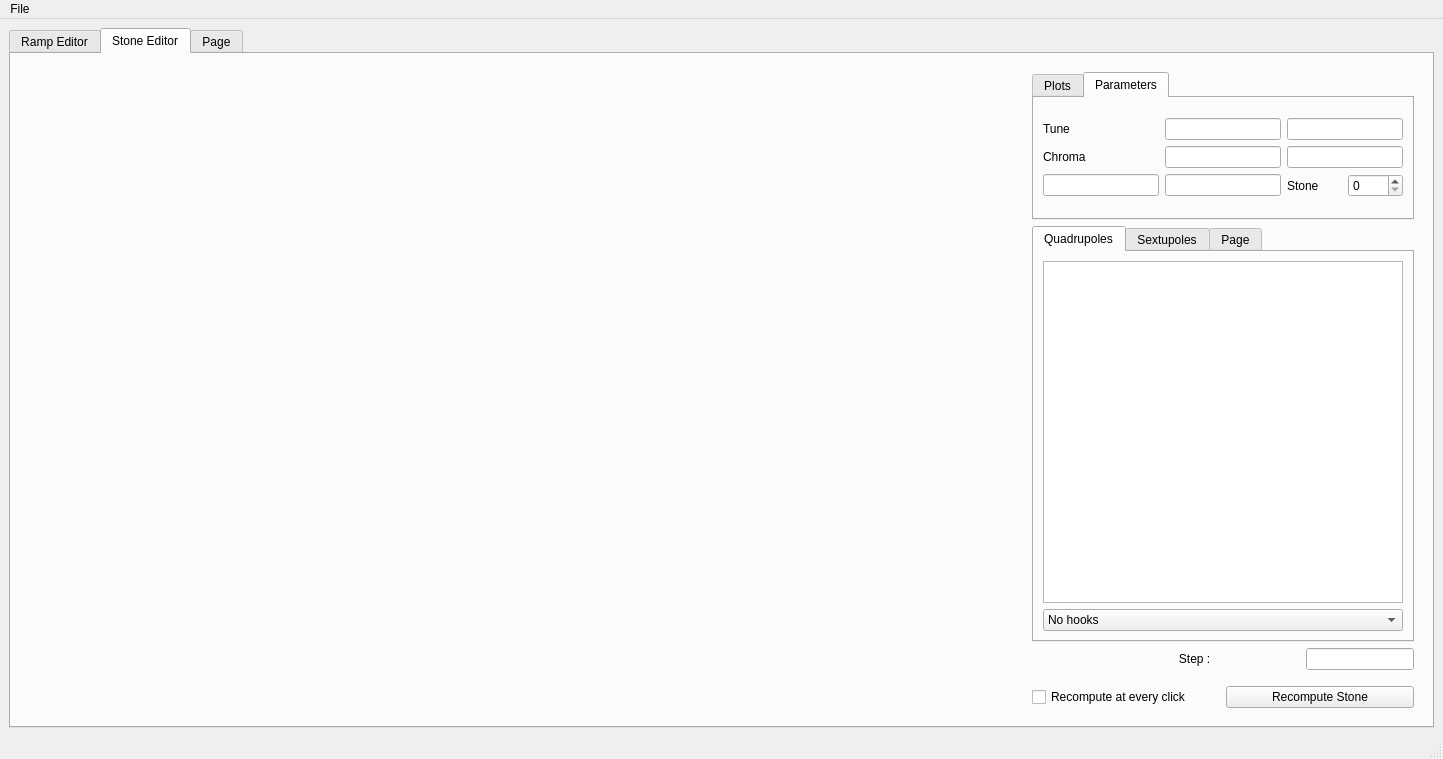
<?xml version="1.0" encoding="UTF-8"?>
<ui version="4.0">
 <class>MainWindow</class>
 <widget class="QMainWindow" name="MainWindow">
  <property name="geometry">
   <rect>
    <x>0</x>
    <y>0</y>
    <width>1443</width>
    <height>759</height>
   </rect>
  </property>
  <property name="windowTitle">
   <string>MainWindow</string>
  </property>
  <widget class="QWidget" name="centralwidget">
   <layout class="QGridLayout" name="gridLayout">
    <item row="0" column="0">
     <widget class="QTabWidget" name="tabWidget">
      <property name="currentIndex">
       <number>1</number>
      </property>
      <widget class="QWidget" name="tab_RampEditor">
       <attribute name="title">
        <string>Ramp Editor</string>
       </attribute>
       <layout class="QHBoxLayout" name="horizontalLayout_2">
        <item>
         <widget class="QWidget" name="RampEditor_mpl" native="true">
          <layout class="QVBoxLayout" name="RampEditor_mpl_vl"/>
         </widget>
        </item>
        <item>
         <widget class="QWidget" name="widget_2" native="true">
          <property name="maximumSize">
           <size>
            <width>400</width>
            <height>16777215</height>
           </size>
          </property>
          <layout class="QVBoxLayout" name="verticalLayout">
           <item>
            <widget class="QListWidget" name="Qlist_PlotSelectorRamp">
             <property name="sizePolicy">
              <sizepolicy hsizetype="Expanding" vsizetype="Expanding">
               <horstretch>0</horstretch>
               <verstretch>1</verstretch>
              </sizepolicy>
             </property>
             <item>
              <property name="text">
               <string>Momentum</string>
              </property>
             </item>
             <item>
              <property name="text">
               <string>Gamma transition</string>
              </property>
             </item>
             <item>
              <property name="text">
               <string>Tune</string>
              </property>
             </item>
             <item>
              <property name="text">
               <string>Chromaticity</string>
              </property>
             </item>
            </widget>
           </item>
           <item>
            <layout class="QFormLayout" name="Ramp_parameters">
             <property name="topMargin">
              <number>5</number>
             </property>
             <item row="0" column="0">
              <widget class="QLabel" name="label_6">
               <property name="text">
                <string>Ramp name</string>
               </property>
              </widget>
             </item>
             <item row="0" column="1">
              <widget class="QLineEdit" name="RampParm_name"/>
             </item>
             <item row="1" column="0">
              <widget class="QLabel" name="label_7">
               <property name="text">
                <string>Particle</string>
               </property>
              </widget>
             </item>
             <item row="2" column="0">
              <widget class="QLabel" name="label_8">
               <property name="text">
                <string>Number of stones</string>
               </property>
              </widget>
             </item>
             <item row="3" column="0">
              <widget class="QLabel" name="label_9">
               <property name="text">
                <string>Length (s)</string>
               </property>
              </widget>
             </item>
             <item row="1" column="1">
              <widget class="QComboBox" name="RampParm_particle">
               <item>
                <property name="text">
                 <string>proton</string>
                </property>
               </item>
               <item>
                <property name="text">
                 <string>deuteron</string>
                </property>
               </item>
              </widget>
             </item>
             <item row="2" column="1">
              <widget class="QLineEdit" name="RampParm_Nstones">
               <property name="readOnly">
                <bool>true</bool>
               </property>
              </widget>
             </item>
             <item row="3" column="1">
              <widget class="QLineEdit" name="RampParm_length">
               <property name="readOnly">
                <bool>true</bool>
               </property>
              </widget>
             </item>
             <item row="4" column="0">
              <widget class="QLabel" name="label">
               <property name="text">
                <string>Stone energy (MeV/c)</string>
               </property>
              </widget>
             </item>
             <item row="4" column="1">
              <widget class="QLineEdit" name="StoneParm_energy"/>
             </item>
             <item row="5" column="0">
              <widget class="QLabel" name="label_10">
               <property name="text">
                <string>Timing (ms)</string>
               </property>
              </widget>
             </item>
             <item row="5" column="1">
              <widget class="QLineEdit" name="StoneParm_timing"/>
             </item>
            </layout>
           </item>
           <item>
            <layout class="QHBoxLayout" name="horizontalLayout_7">
             <property name="topMargin">
              <number>5</number>
             </property>
             <item>
              <widget class="QLabel" name="label_2">
               <property name="text">
                <string>Stone list</string>
               </property>
              </widget>
             </item>
             <item>
              <widget class="QPushButton" name="RecomputeRampNow">
               <property name="text">
                <string>Recompute All</string>
               </property>
              </widget>
             </item>
            </layout>
           </item>
           <item>
            <widget class="QListWidget" name="Qlist_StoneManipulator">
             <property name="sizePolicy">
              <sizepolicy hsizetype="Expanding" vsizetype="Expanding">
               <horstretch>0</horstretch>
               <verstretch>1</verstretch>
              </sizepolicy>
             </property>
            </widget>
           </item>
           <item>
            <widget class="QLabel" name="label_3">
             <property name="text">
              <string>Selected stone details</string>
             </property>
            </widget>
           </item>
           <item>
            <layout class="QHBoxLayout" name="StoneButtons" stretch="0,0,0,0">
             <item>
              <widget class="QPushButton" name="Up">
               <property name="text">
                <string>Up</string>
               </property>
              </widget>
             </item>
             <item>
              <widget class="QPushButton" name="Down">
               <property name="text">
                <string>Down</string>
               </property>
              </widget>
             </item>
             <item>
              <widget class="QPushButton" name="Copy">
               <property name="text">
                <string>Copy</string>
               </property>
              </widget>
             </item>
             <item>
              <widget class="QPushButton" name="Remove">
               <property name="text">
                <string>Remove</string>
               </property>
              </widget>
             </item>
            </layout>
           </item>
           <item>
            <widget class="QTextEdit" name="CommentStone">
             <property name="sizePolicy">
              <sizepolicy hsizetype="Expanding" vsizetype="Expanding">
               <horstretch>0</horstretch>
               <verstretch>1</verstretch>
              </sizepolicy>
             </property>
            </widget>
           </item>
          </layout>
         </widget>
        </item>
       </layout>
      </widget>
      <widget class="QWidget" name="tab_StoneEditor">
       <attribute name="title">
        <string>Stone Editor</string>
       </attribute>
       <layout class="QHBoxLayout" name="horizontalLayout_3">
        <item>
         <widget class="QWidget" name="StoneEditor_mpl" native="true">
          <layout class="QVBoxLayout" name="StoneEditor_mpl_vl"/>
         </widget>
        </item>
        <item>
         <widget class="QWidget" name="widget_3" native="true">
          <property name="maximumSize">
           <size>
            <width>400</width>
            <height>16777215</height>
           </size>
          </property>
          <layout class="QVBoxLayout" name="verticalLayout_2">
           <item>
            <widget class="QTabWidget" name="tabWidget_3">
             <property name="currentIndex">
              <number>1</number>
             </property>
             <widget class="QWidget" name="tab_2">
              <attribute name="title">
               <string>Plots</string>
              </attribute>
              <layout class="QHBoxLayout" name="horizontalLayout_8">
               <item>
                <layout class="QVBoxLayout" name="verticalLayout_7">
                 <item>
                  <widget class="QListWidget" name="Qlist_PlotSelectorStone">
                   <property name="sizePolicy">
                    <sizepolicy hsizetype="Expanding" vsizetype="Expanding">
                     <horstretch>0</horstretch>
                     <verstretch>0</verstretch>
                    </sizepolicy>
                   </property>
                   <property name="maximumSize">
                    <size>
                     <width>16777215</width>
                     <height>100</height>
                    </size>
                   </property>
                   <property name="baseSize">
                    <size>
                     <width>0</width>
                     <height>0</height>
                    </size>
                   </property>
                   <item>
                    <property name="text">
                     <string>Beta</string>
                    </property>
                   </item>
                   <item>
                    <property name="text">
                     <string>Dispersion</string>
                    </property>
                   </item>
                   <item>
                    <property name="text">
                     <string>Phi</string>
                    </property>
                   </item>
                   <item>
                    <property name="text">
                     <string>Alpha</string>
                    </property>
                   </item>
                  </widget>
                 </item>
                </layout>
               </item>
              </layout>
             </widget>
             <widget class="QWidget" name="tab_3">
              <attribute name="title">
               <string>Parameters</string>
              </attribute>
              <layout class="QGridLayout" name="gridLayout_3">
               <item row="0" column="0">
                <layout class="QGridLayout" name="gridLayout_2">
                 <item row="1" column="0">
                  <widget class="QLabel" name="label_11">
                   <property name="text">
                    <string>Chroma</string>
                   </property>
                  </widget>
                 </item>
                 <item row="2" column="1">
                  <widget class="QLineEdit" name="Stone_time"/>
                 </item>
                 <item row="2" column="0">
                  <widget class="QLineEdit" name="Stone_pc"/>
                 </item>
                 <item row="1" column="1">
                  <widget class="QLineEdit" name="Stone_Qpx"/>
                 </item>
                 <item row="0" column="0">
                  <widget class="QLabel" name="label_5">
                   <property name="text">
                    <string>Tune</string>
                   </property>
                  </widget>
                 </item>
                 <item row="0" column="2">
                  <widget class="QLineEdit" name="Stone_Qy"/>
                 </item>
                 <item row="0" column="1">
                  <widget class="QLineEdit" name="Stone_Qx"/>
                 </item>
                 <item row="1" column="2">
                  <widget class="QLineEdit" name="Stone_Qpy"/>
                 </item>
                 <item row="2" column="2">
                  <layout class="QHBoxLayout" name="horizontalLayout_9">
                   <item>
                    <widget class="QLabel" name="label_12">
                     <property name="text">
                      <string>Stone</string>
                     </property>
                    </widget>
                   </item>
                   <item>
                    <widget class="QSpinBox" name="spinBox_stone"/>
                   </item>
                  </layout>
                 </item>
                </layout>
               </item>
              </layout>
             </widget>
            </widget>
           </item>
           <item>
            <widget class="QTabWidget" name="tabWidget_2">
             <property name="sizePolicy">
              <sizepolicy hsizetype="Expanding" vsizetype="Expanding">
               <horstretch>0</horstretch>
               <verstretch>1</verstretch>
              </sizepolicy>
             </property>
             <property name="currentIndex">
              <number>0</number>
             </property>
             <widget class="QWidget" name="Quad_changer">
              <attribute name="title">
               <string>Quadrupoles</string>
              </attribute>
              <layout class="QVBoxLayout" name="verticalLayout_3">
               <item>
                <widget class="QListWidget" name="Qlist_Quadrupoles">
                 <property name="sizePolicy">
                  <sizepolicy hsizetype="Expanding" vsizetype="Expanding">
                   <horstretch>0</horstretch>
                   <verstretch>0</verstretch>
                  </sizepolicy>
                 </property>
                </widget>
               </item>
               <item>
                <widget class="QComboBox" name="Qcombo_quads_link">
                 <item>
                  <property name="text">
                   <string>No hooks</string>
                  </property>
                 </item>
                 <item>
                  <property name="text">
                   <string>Arcs quads 1-3-5 and 2-4-6 hooked</string>
                  </property>
                 </item>
                 <item>
                  <property name="text">
                   <string>Arcs quads 1-5 and 2-6 hooked</string>
                  </property>
                 </item>
                </widget>
               </item>
              </layout>
             </widget>
             <widget class="QWidget" name="Sext_changer">
              <attribute name="title">
               <string>Sextupoles</string>
              </attribute>
              <layout class="QHBoxLayout" name="horizontalLayout_5">
               <item>
                <widget class="QColumnView" name="columnView"/>
               </item>
              </layout>
             </widget>
             <widget class="QWidget" name="tab">
              <attribute name="title">
               <string>Page</string>
              </attribute>
             </widget>
            </widget>
           </item>
           <item>
            <layout class="QHBoxLayout" name="horizontalLayout" stretch="0,0,0">
             <property name="bottomMargin">
              <number>5</number>
             </property>
             <item>
              <widget class="QWidget" name="stepper" native="true">
               <layout class="QVBoxLayout" name="verticalLayout_6">
                <item>
                 <layout class="QHBoxLayout" name="stepper_layout"/>
                </item>
               </layout>
              </widget>
             </item>
             <item>
              <widget class="QLabel" name="label_4">
               <property name="text">
                <string>   Step :   </string>
               </property>
              </widget>
             </item>
             <item>
              <widget class="QLineEdit" name="Magnet_stepper">
               <property name="sizePolicy">
                <sizepolicy hsizetype="Fixed" vsizetype="Fixed">
                 <horstretch>0</horstretch>
                 <verstretch>0</verstretch>
                </sizepolicy>
               </property>
              </widget>
             </item>
            </layout>
           </item>
           <item>
            <layout class="QHBoxLayout" name="horizontalLayout_4">
             <property name="topMargin">
              <number>5</number>
             </property>
             <item>
              <widget class="QCheckBox" name="Recompute_always">
               <property name="text">
                <string>Recompute at every click</string>
               </property>
              </widget>
             </item>
             <item>
              <widget class="QPushButton" name="RecomputeStoneNow">
               <property name="text">
                <string>Recompute Stone</string>
               </property>
              </widget>
             </item>
            </layout>
           </item>
          </layout>
         </widget>
        </item>
       </layout>
      </widget>
      <widget class="QWidget" name="tab_exitRamp">
       <attribute name="title">
        <string>Page</string>
       </attribute>
       <layout class="QHBoxLayout" name="horizontalLayout_6">
        <item>
         <widget class="QWidget" name="widget" native="true">
          <layout class="QVBoxLayout" name="verticalLayout_4"/>
         </widget>
        </item>
        <item>
         <widget class="QWidget" name="widget_4" native="true">
          <property name="maximumSize">
           <size>
            <width>400</width>
            <height>16777215</height>
           </size>
          </property>
          <layout class="QVBoxLayout" name="verticalLayout_5"/>
         </widget>
        </item>
       </layout>
      </widget>
     </widget>
    </item>
   </layout>
  </widget>
  <widget class="QMenuBar" name="menubar">
   <property name="geometry">
    <rect>
     <x>0</x>
     <y>0</y>
     <width>1443</width>
     <height>25</height>
    </rect>
   </property>
   <widget class="QMenu" name="menuFile">
    <property name="title">
     <string>File</string>
    </property>
    <addaction name="Save_Ramp"/>
    <addaction name="Load_Ramp"/>
    <addaction name="Create_new_ramp"/>
   </widget>
   <addaction name="menuFile"/>
  </widget>
  <widget class="QStatusBar" name="statusbar"/>
  <action name="Save_Ramp">
   <property name="text">
    <string>Save Ramp</string>
   </property>
  </action>
  <action name="Load_Ramp">
   <property name="text">
    <string>Load Ramp</string>
   </property>
  </action>
  <action name="Create_new_ramp">
   <property name="text">
    <string>Create new ramp</string>
   </property>
  </action>
 </widget>
 <resources/>
 <connections/>
</ui>
